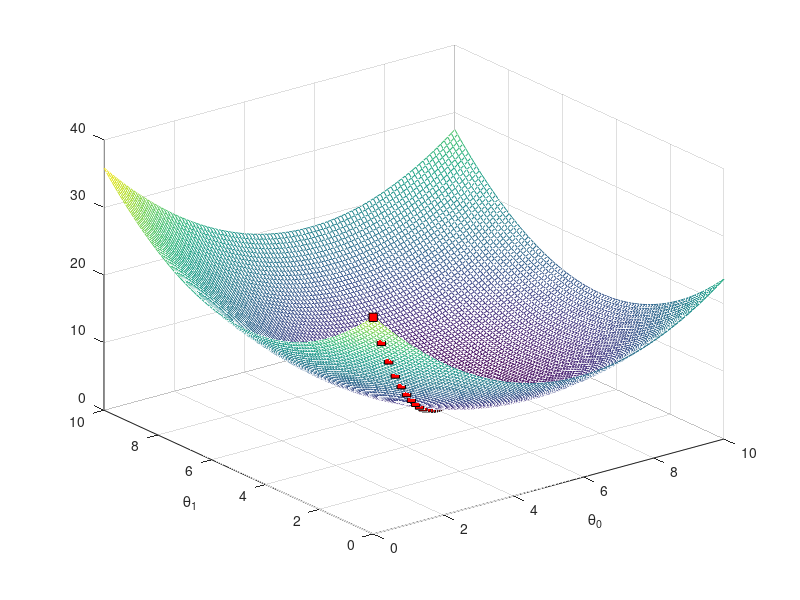

Source code (MATLAB):
x = load('q1x.dat');
y = load('q1y.dat');

% normalizing
mu = mean(x);
sigma = std(x);
x = (x-mu)./sigma;

m = size(x,1);

%adding the intercept term

x = [ones(m,1) x];

n = size(x,2);

J_theta = zeros(100, 100);   
t0 = linspace(0, 10, 100);
t1 = linspace(0, 10, 100);

for i = 1:length(t0)
    for j = 1:length(t1)
	  theta = [t0(i); t1(j)];
      h = x*theta;
	  J_theta(i,j) = 1/(2*m)*(sum((h-y)'*(h-y)));
    end
end

J_theta = J_theta';
rotate3d on
%surf(t0,t1,J_theta);
mesh(t0,t1,J_theta);
xlabel('\theta_0'); ylabel('\theta_1')

alpha = 0.1; %learning rate
epsilon = 0.000001;
theta_old = zeros(n,1);
flag = true;

while flag          
    
    h = x*theta_old;
    cost = 1/(2*m)*(sum((h-y)'*(h-y)));          
    hold on
    plot3(theta_old(1),theta_old(2),cost,'sk','markerfacecolor','r','markersize',6.0);   
    hold off        
    theta = theta_old + alpha*(1/m)*(x'*(y-h));         
    if abs(theta - theta_old) < epsilon
        flag = false;
    end
    
    theta_old = theta;   
    pause (0.2); 
end

